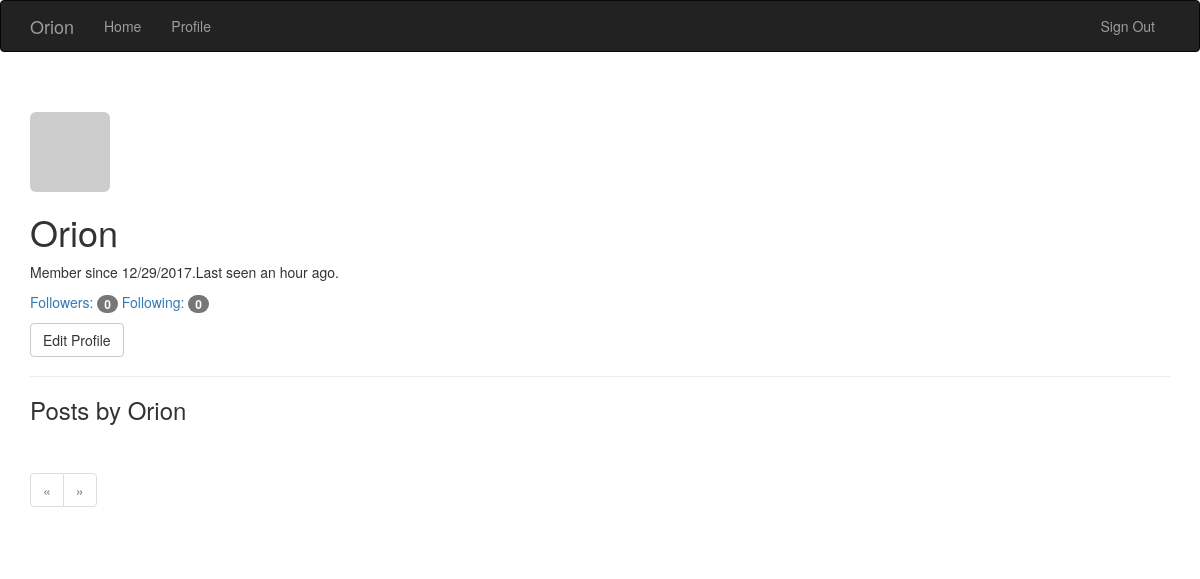
/main/user/Orion (signed in), run on the app's committed database.
### app/models.py (models this page shows, shortened)
class User(UserMixin, db.Model):
    __tablename__ = 'users'
    id = db.Column(db.Integer, primary_key=True)
    email = db.Column(db.String(64), unique=True, index=True)
    username = db.Column(db.String(64), unique=True, index=True)
    role_id = db.Column(db.Integer, db.ForeignKey('roles.id'))
    password_hash = db.Column(db.String(128))
    confirmed = db.Column(db.Boolean, default=False)
    name = db.Column(db.String(64))
    location = db.Column(db.String(64))
    about_me = db.Column(db.Text())
    member_since = db.Column(db.DateTime(), default=datetime.utcnow)
    last_seen = db.Column(db.DateTime(), default=datetime.utcnow)
    avatar_hash = db.Column(db.String(32))
    posts = db.relationship('Post', backref='author', lazy='dynamic')
    followed = db.relationship('Follow',
                               foreign_keys=[Follow.follower_id],
                               backref=db.backref('follower', lazy='joined'),
                               lazy='dynamic',
                               cascade='all, delete-orphan')
    followers = db.relationship('Follow',
                                foreign_keys=[Follow.followed_id],
                                backref=db.backref('followed', lazy='joined'),
                                lazy='dynamic',
                                cascade='all, delete-orphan')
    @property
    def password(self):
        raise AttributeError('password is not a readable attribute')
    def can(self, permissions):
        return self.role is not None and \
            (self.role.permissions & permissions) == permissions
    def is_administrator(self):
        return self.can(Permission.ADMINISTER)
    def ping(self):
        self.last_seen = datetime.utcnow()
        db.session.add(self)
    def gravatar(self, size=100, default='identicon', rating='g'):
        if request.is_secure:
            url = 'https://secure.gravatar.com/avatar'
        else:
            url = 'http://www.gravatar.com/avatar'
        hash = self.avatar_hash or hashlib.md5(
            self.email.encode('utf-8')).hexdigest()
        return '{url}/{hash}?s={size}&d={default}&r={rating}'.format(url=url, hash=hash, size=size, default=default, rating=rating)

### app/main/views.py (the view)
@main.route('/user/<username>')
def user(username):
    user = User.query.filter_by(username=username).first()
    if user is None:
        abort(404)
    page = request.args.get('page', 1, type=int)
    pagination = user.posts.order_by(Post.timestamp.desc()).paginate(
        page, per_page=current_app.config['FLASKY_POSTS_PER_PAGE'],
        error_out=False)
    posts = user.posts.order_by(Post.timestamp.desc()).all()
    return render_template('user.html', user=user, posts=posts,
                           pagination=pagination)

### app/auth/views.py (called while the page is built)
@auth.before_app_request
def before_request():
    if current_user.is_authenticated:
        current_user.ping()
        if not current_user.confirmed \
                and request.endpoint \
                and request.blueprint != 'auth' \
                and request.endpoint != 'static':
            return redirect(url_for('auth.unconfirmed'))

### app/main/__init__.py (called while the page is built)
@main.app_context_processor
def inject_permissions():
    return dict(Permission=Permission)

### app/main/views.py (called while the page is built)
@main.after_app_request
def after_request(response):
    for query in get_debug_queries():
        if query.duration >= current_app.config['FLASKY_SLOW_DB_QUERY_TIME']:
            current_app.logger.warning(
                'Slow query: %s\nParameters: %s\nDuration: %fs\nContext: %s\n'
                % (query.statement, query.parameters, query.duration,
                   query.context))
    return response

### app/models.py (called while the page is built)
@login_manager.user_loader
def load_user(user_id):
    return User.query.get(int(user_id))

### app/templates/user.html (shortened to what this page needs)
{% extends "base.html" %}
{% import "_macros.html" as macros %}
{% block page_content %}
<div class="page-header">
    <img class="img-rounded profile-thumbnail" src="{{ user.gravatar(size=256) }}">
    <div class="profile-header">
        <h1>{{ user.username }}</h1>
        <p>Member since {{ moment(user.member_since).format('L') }}.Last seen {{ moment(user.last_seen).fromNow() }}.</p>
        <p>
            <a href="{{ url_for('.followers', username=user.username) }}">Followers: <span class="badge">{{ user.followers.count() - 1 }}</span></a>
            <a href="{{ url_for('.followed_by', username=user.username) }}">Following: <span class="badge">{{ user.followed.count() - 1 }}</span></a>
        </p>
        <p>
            {% if user == current_user %}
            <a class="btn btn-default" href="{{ url_for('.edit_profile') }}">Edit Profile</a>
            {% endif %}
        </p>
    </div>
</div>
<h3>Posts by {{ user.username }}</h3>
{% if pagination %}
<div class="pagination">
    {{ macros.pagination_widget(pagination, '.user', username=user.username) }}
</div>
{% endif %}
{% endblock %}

### data on the page
User: username "Orion", member_since "12/29/2017", last_seen "an hour ago"

### other printed values
{{ user.followers.count() - 1 }} "0"
{{ user.followed.count() - 1 }} "0"
